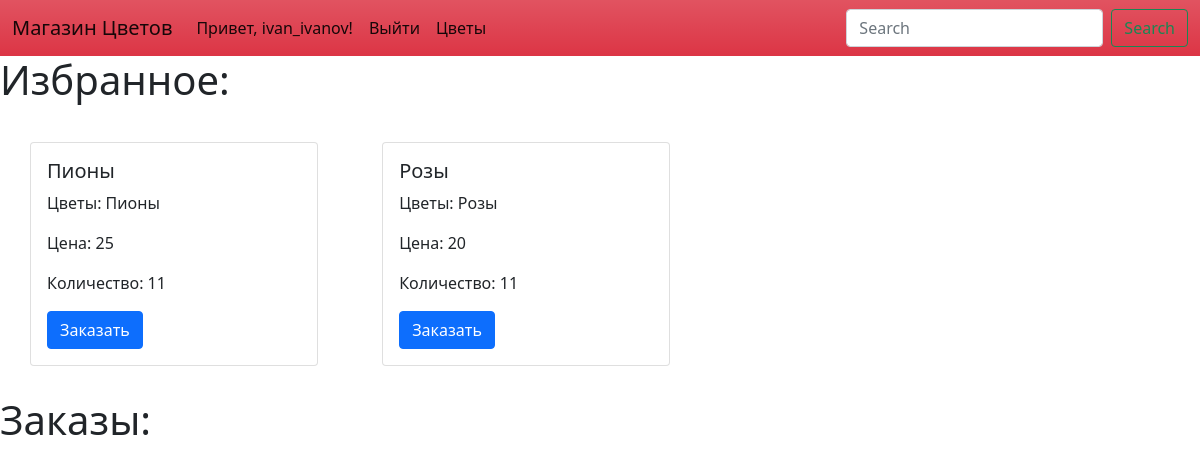
Page /my_profile/ (signed in) on the committed database.
### store/models.py (models this page shows, shortened)
class FavioriteItem(models.Model):
    favorite = models.ForeignKey(Favorite, related_name='favorite_items', on_delete=models.CASCADE)
    item = models.ForeignKey(Flower, related_name='favorite_items', on_delete=models.CASCADE)
    def __str__(self):
        return self.item.name

class Flower(models.Model):
    name = models.CharField(max_length=30, null=False, blank=False)
    price = models.IntegerField(null=False, blank=False)
    quantity = models.IntegerField(null=False, blank=False)

### store/views.py (the view)
# urls.py: path('my_profile/', views.UserProfile.as_view(), name="profile"),
class UserProfile(View):
    template_name = "my_profile.html"
    def get(self, request, *args, **kwargs):
        favorite = Favorite.objects.get_or_create(customer=request.user)[0]
        favorites = favorite.favorite_items.all()
        orders = Order.objects.filter(customer=request.user)
        return render(request, self.template_name, {'orders': orders, 'favorite_items': favorites})

### templates/my_profile.html (shortened to what this page needs)
{% extends 'base.html' %}
{% block content%}
    <h1>Избранное: </h1>
    {% for item in favorite_items %}
    <div class="card" style="width: 18rem; margin: 30px; display:inline-block;">
        <div class="card-body">
          <h5 class="card-title">{{item}}</h5>
          <p class="card-text">Цветы: {{item.item.name}}</p>
          <p class="card-text">Цена: {{item.item.price}}</p>
          <p class="card-text">Количество: {{item.item.quantity}}</p>
          <a href="{% url 'make_order' item.item.id %}" class="btn btn-primary">Заказать</a>
        </div>
      </div>
    {% endfor %}
    <br>
    <h1>Заказы: </h1>
{%endblock%}

### templates/base.html (shortened to what this page needs)
<!doctype html>
<html lang="en">
  <head>
    <link href="https://cdn.jsdelivr.net/npm/bootstrap@5.0.2/dist/css/bootstrap.min.css" rel="stylesheet">
  </head>
  <body class="{% block body_class %}{% endblock %}">
    <nav class="navbar navbar-expand-lg navbar-light bg-danger bg-gradient" style="color: white;">
        <div class="container-fluid">
          <a class="navbar-brand " href="#">Магазин Цветов</a>
          <div class="collapse navbar-collapse" id="navbarSupportedContent">
            <ul class="navbar-nav me-auto mb-2 mb-lg-0">
              {% if user.is_authenticated%}
                <li class="nav-item">
                  <a class="nav-link active" aria-current="page" href="{% url 'profile' %}">Привет, {{user.username}}!</a>
                </li>
                <li class="nav-item">
                  <a class="nav-link active" aria-current="page" href="{% url 'logout'%}">Выйти</a>
                </li>
              {% endif %}
              <li class="nav-item">
                <a class="nav-link active" href="{% url 'flowers'%}">Цветы</a>
              </li>
            </ul>
            <form class="d-flex">
              <input class="form-control me-2" type="search" placeholder="Search" aria-label="Search">
              <button class="btn btn-outline-success" type="submit">Search</button>
            </form>
          </div>
        </div>
      </nav>
    {% block content %}
    {% endblock %}
  </body>
</html>

### rows in the picture
FavioriteItem: item.name "Пионы", item.price "25", item.quantity "11"
FavioriteItem: item.name "Розы", item.price "20", item.quantity "11"

### other values in the picture
{{ user.username }} "ivan_ivanov"
